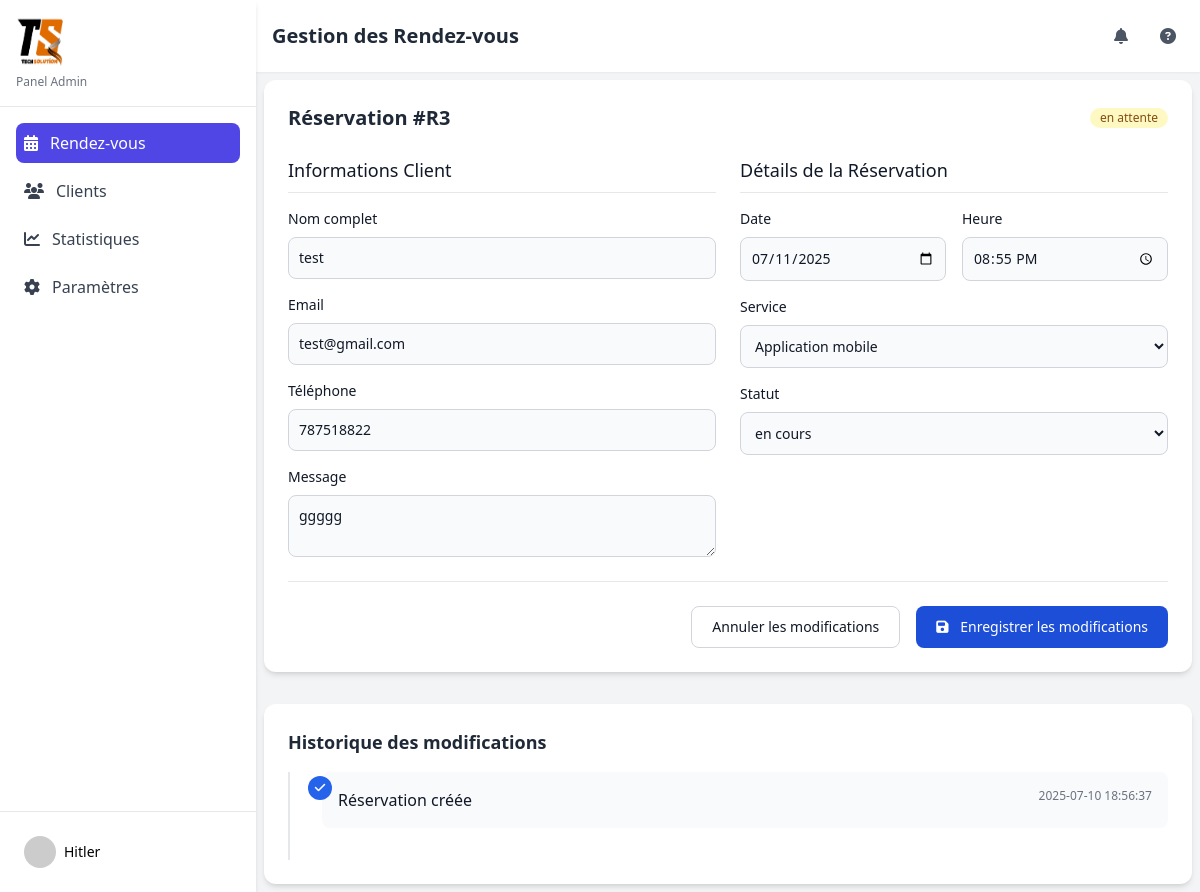
The app's page /admin/modifier_rendezvous.php?id=3 (signed in) with its own data.
### tables this page shows
CREATE TABLE `rendezvous` (
  `id` int(11) NOT NULL,
  `nom` varchar(255) NOT NULL,
  `email` varchar(255) NOT NULL,
  `telephone` varchar(255) NOT NULL,
  `date` date NOT NULL,
  `heure` time NOT NULL DEFAULT current_timestamp(),
  `service_id` int(11) NOT NULL,
  `statut` enum('en cours','en attente','termine','en retard','archive') NOT NULL DEFAULT 'en attente',
  `dateCreation` timestamp NOT NULL DEFAULT current_timestamp(),
  `message` text NOT NULL
);

### admin/modifier_rendezvous.php (the view, shortened to what this page needs)
<?php
require_once 'gestionReservation.php';
$erreurs = [];
$reservation = null;
if(!isset($_GET['id'])){
    $erreurs[] = "Aucun identifiant de réservation fourni.";
}else{
    $idReservation = $_GET['id'];
    $stmt = $conn->prepare("SELECT * FROM rendezvous WHERE id = :id");
    $stmt->bindParam(':id', $idReservation, PDO::PARAM_INT);
    $stmt->execute();
    $reservation = $stmt->fetch(PDO::FETCH_ASSOC);
    $sql = "SELECT * FROM services";
    $stmt = $conn->prepare($sql);
    $stmt->execute();
    $services = $stmt->fetchAll(PDO::FETCH_ASSOC);
}
require_once "header.php";
?>
        <div class="p-2">
        <div class="bg-white rounded-xl shadow-md overflow-hidden mb-8">
            <div class="p-6">
                <div class="flex justify-between items-center mb-6">
                    <h2 class="text-xl font-semibold text-gray-800">Réservation #R<?= htmlspecialchars($reservation['id'])?></h2>
                    <?php
                        switch (strtolower($reservation['statut'])) {
                            case 'en attente':
                                $badgeClass = 'bg-yellow-100 text-yellow-800';
                                break;
                        }
                    ?>
                    <span class="<?=$badgeClass?> text-xs font-medium px-2.5 py-0.5 rounded-full"><?= htmlspecialchars($reservation['statut'])?></span>
                </div>
                <form method="POST" id="updateForm" class="space-y-6">
                    <div class="grid grid-cols-1 md:grid-cols-2 gap-6">
                        <div>
                            <h3 class="text-lg font-medium text-gray-900 mb-4 border-b pb-2">Informations Client</h3>
                            <div class="mb-4">
                                <label for="clientName" class="block mb-2 text-sm font-medium text-gray-900">Nom complet</label>
                                <input type="text" id="clientName" name="nom" class="bg-gray-50 border border-gray-300 text-gray-900 text-sm rounded-lg focus:ring-blue-500 focus:border-blue-500 block w-full p-2.5" value="<?= htmlspecialchars($reservation['nom'])?>" required>
                            </div>
                            <div class="mb-4">
                                <label for="clientEmail" class="block mb-2 text-sm font-medium text-gray-900">Email</label>
                                <input type="email" id="clientEmail" name="email"  class="bg-gray-50 border border-gray-300 text-gray-900 text-sm rounded-lg focus:ring-blue-500 focus:border-blue-500 block w-full p-2.5" value="<?= htmlspecialchars($reservation['email'])?>" required>
                            </div>
                            <div class="mb-4">
                                <label for="clientPhone" class="block mb-2 text-sm font-medium text-gray-900">Téléphone</label>
                                <input type="tel" id="clientPhone" name="telephone" class="bg-gray-50 border border-gray-300 text-gray-900 text-sm rounded-lg focus:ring-blue-500 focus:border-blue-500 block w-full p-2.5" value="<?= htmlspecialchars($reservation['telephone'])?>" required>
                            </div>
                            <div>
                                <label for="clientNotes" class="block mb-2 text-sm font-medium text-gray-900">Message</label>
                                <textarea id="clientNotes" rows="2" name="message" class="bg-gray-50 border border-gray-300 text-gray-900 text-sm rounded-lg focus:ring-blue-500 focus:border-blue-500 block w-full p-2.5"><?= htmlspecialchars($reservation['message'])?></textarea>
                            </div>
                        </div>
                        <div>
                            <h3 class="text-lg font-medium text-gray-900 mb-4 border-b pb-2">Détails de la Réservation</h3>
                            <div class="grid grid-cols-1 md:grid-cols-2 gap-4 mb-4">
                                <div>
                                    <label for="reservationDate" class="block mb-2 text-sm font-medium text-gray-900">Date</label>
                                    <input type="date" id="reservationDate" name="date" class="bg-gray-50 border border-gray-300 text-gray-900 text-sm rounded-lg focus:ring-blue-500 focus:border-blue-500 block w-full p-2.5" value="<?= htmlspecialchars($reservation['date'])?>" required>
                                </div>
                                <div>
                                    <label for="reservationTime" class="block mb-2 text-sm font-medium text-gray-900">Heure</label>
                                    <input type="time" id="reservationTime" name="heure" class="bg-gray-50 border border-gray-300 text-gray-900 text-sm rounded-lg focus:ring-blue-500 focus:border-blue-500 block w-full p-2.5" value="<?= htmlspecialchars($reservation['heure'])?>" required>
                                </div>
                            </div>
                            <div class="mb-4">
                                <label for="reservationService" class="block mb-2 text-sm font-medium text-gray-900">Service</label>
                                <select id="reservationService" name="service" class="bg-gray-50 border border-gray-300 text-gray-900 text-sm rounded-lg focus:ring-blue-500 focus:border-blue-500 block w-full p-2.5 custom-select">
                                    <?php foreach($services as $service) :
                                        if ($service['id'] == $reservation['service_id']) { ?>
                                            <option value='<?=$service['id']?>' selected><?=$service['nom']?></option>"
                                        <?php } else { ?>
                                            <option value='<?=$service['id']?>'><?=$service['nom']?></option>
                                    <?php }
                                        endforeach ?>
                                </select>
                            </div>
                            <div class="mb-4">
                                <label for="reservationStatus" class="block mb-2 text-sm font-medium text-gray-900">Statut</label>
                                <select id="reservationStatus" name="statut" class="bg-gray-50 border border-gray-300 text-gray-900 text-sm rounded-lg focus:ring-blue-500 focus:border-blue-500 block w-full p-2.5 custom-select">
                                    <option value="en cours">en cours</option>
                                </select>
                            </div>
                        </div>
                    </div>
                    <div class="flex flex-col sm:flex-row justify-end space-y-3 sm:space-y-0 sm:space-x-4 pt-6 border-t">
                        <button type="button" id="cancelBtn" class="px-5 py-2.5 text-sm font-medium text-gray-900 bg-white border border-gray-300 rounded-lg hover:bg-gray-100 focus:ring-4 focus:outline-none focus:ring-blue-300 transition duration-300">
                            Annuler les modifications
                        </button>
                        <button type="submit" id="saveBtn" class="text-white bg-blue-700 hover:bg-blue-800 focus:ring-4 focus:outline-none focus:ring-blue-300 font-medium rounded-lg text-sm px-5 py-2.5 text-center animate-pulse transition duration-300">
                            <i class="fas fa-save mr-2"></i> Enregistrer les modifications
                        </button>
                    </div>
                </form>
            </div>
        </div>
        <div class="bg-white rounded-xl shadow-md overflow-hidden">
            <div class="p-6">
                <h3 class="text-lg font-semibold text-gray-800 mb-4">Historique des modifications</h3>
                <div class="relative">
                    <div class="border-l-2 border-gray-200 pl-8 pb-8 space-y-8">
                        <div class="relative">
                            <div class="absolute -left-3.5 top-1 w-6 h-6 bg-blue-600 rounded-full flex items-center justify-center">
                                <i class="fas fa-check text-white text-xs"></i>
                            </div>
                            <div class="bg-gray-50 p-4 rounded-lg">
                                <div class="flex justify-between items-start">
                                    <div>
                                        <p class="font-medium text-gray-900">Réservation créée</p>
                                    </div>
                                    <span class="text-xs text-gray-500"><?=htmlspecialchars($reservation['dateCreation'])?></span>
                                </div>
                            </div>
                        </div>
                    </div>
                </div>
            </div>
        </div>
        </div>
    </div>
</div>
</body>
</html>

### records on screen
rendezvous: id "3", statut "en attente", nom "test", email "test@gmail.com", telephone "787518822", message "ggggg", date "07/11/2025", heure "20:55:00", dateCreation "2025-07-10 18:56:37"

### other values on screen
$_SESSION['admin'] "Hitler"
form field service "Application mobile"
